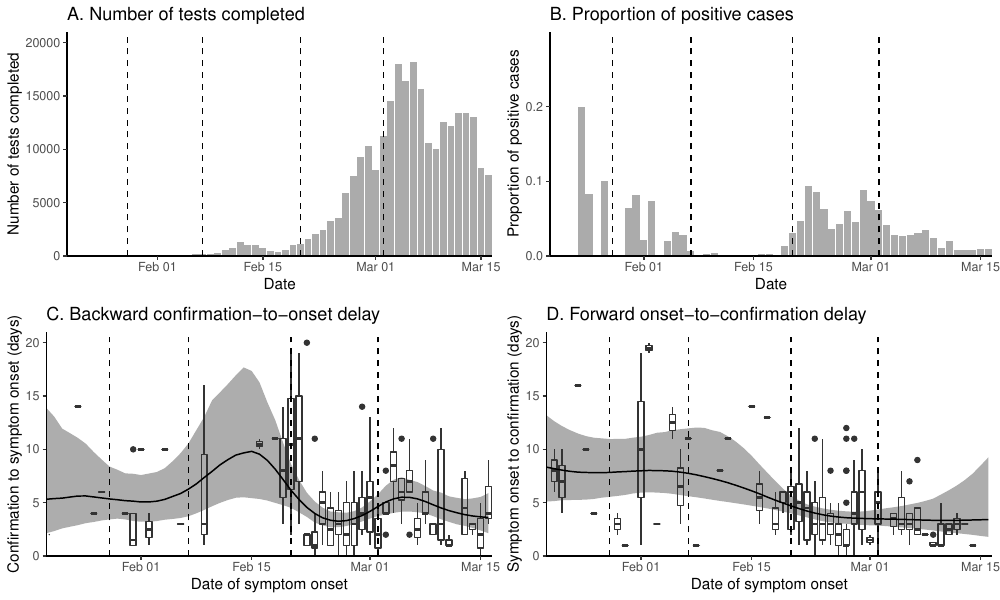

Recreate this plot in R.
library(brms)
library(dplyr)
library(tidyr)
library(readxl)
library(lubridate)
library(mgcv)
library(rstan)
library(gridExtra)
library(ggplot2); theme_set(theme_bw())
load("report_delay_censor.rda")
load("report_delay_backward.rda")

covid_test <- read_xlsx("data/COVID19-Korea-2020-03-16.xlsx", na="NA", sheet=2)

covid_test$negative[7] <- (covid_test$negative[6]+covid_test$negative[8])/2
covid_test$negative[13] <- (covid_test$negative[12]+covid_test$negative[14])/2

covid_line <- read_xlsx("data/COVID19-Korea-2020-03-13.xlsx", na="NA") %>%
  mutate(
    age=as.numeric(age),
    date_onset=as.Date(date_onset)
  )

casenum <- covid_line$case[!is.na(covid_line$case)]

covid_seoul <- read_xlsx("data/COVID19-Korea-Regional-2020-03-13.xlsx", sheet=1, na="NA") %>%
  mutate(
    date_onset=as.Date(date_onset)
  ) %>%
  filter(
    !(case %in% casenum)
  )

covid_chungnam <- read_xlsx("data/COVID19-Korea-Regional-2020-03-13.xlsx", sheet=2, na="NA") %>%
  mutate(
    date_onset=as.Date(date_onset)
  ) %>%
  filter(
    !(case %in% casenum)
  )

covid_busan <- read_xlsx("data/COVID19-Korea-Regional-2020-03-13.xlsx", sheet=3, na="NA") %>%
  mutate(
    date_onset=as.Date(date_onset)
  ) %>%
  filter(
    !(case %in% casenum)
  )

covid_gyeongnam <- read_xlsx("data/COVID19-Korea-Regional-2020-03-13.xlsx", sheet=4, na="NA") %>%
  mutate(
    date_onset=as.Date(date_onset)
  ) %>%
  filter(
    !(case %in% casenum)
  )

covid_all <- rbind(covid_line, covid_seoul, covid_chungnam, covid_busan, covid_gyeongnam)

covid_delay <- covid_all %>%
  filter(!is.na(date_onset)) %>%
  mutate(
    delay=yday(date_confirm)-yday(date_onset),
    day=yday(date_onset),
    day=day-min(day),
    absmax=yday(as.Date("2020-03-11"))-yday(date_onset)
  ) %>%
  filter(yday(date_confirm) <= yday(as.Date("2020-03-11")))

covid_delay2 <- covid_delay %>%
  group_by(date_onset) %>%
  summarize(
    mean=mean(delay),
    max=max(delay),
    min=min(delay),
    size=length(delay),
    absmax=yday(as.Date("2020-03-11"))-yday(unique(date_onset))
  ) 

## need to hack this to predict ugh
mm <- brm(delay~s(day),
          data=covid_delay,
          family=negbinomial,
          chains=1, iter=2)

covid_delay_fake <- data.frame(
  day=0:60,
  delay=1
)

ex <- extract_draws(mm, newdata=covid_delay_fake)

Xs <- ex$dpars$mu$sm$fe$Xs

Zs <- ex$dpars$mu$sm$re$sday$Zs[[1]]

ee <- rstan::extract(report_delay_censor)

# exp(Intercept + rep_vector(0, N) + Xs * bs + Zs_1_1 * s_1_1);

estmean <- sapply(1:length(ee$Intercept), function(i) {
  as.numeric(exp(ee$Intercept[i] + Xs * ee$bs[i] + Zs %*% ee$s_1_1[i,]))
})

estdata <- data.frame(
  date=seq.Date(from=as.Date("2020-01-10"), to=as.Date("2020-03-10"), by=1),
  median=apply(estmean, 1, median),
  lwr=apply(estmean, 1, quantile, 0.025),
  upr=apply(estmean, 1, quantile, 0.975)
)

covid_delay3 <- covid_all %>%
  filter(!is.na(date_onset), !is.na(date_confirm)) %>%
  mutate(
    date_confirm=as.Date(date_confirm),
    delay=yday(date_confirm)-yday(date_onset),
    day=yday(date_confirm),
    day=day-min(day)
  ) %>%
  filter(yday(date_confirm) <= yday(as.Date("2020-03-11")))

covid_delay_fake2 <- data.frame(
  day=covid_delay3$day[covid_delay3$date_confirm==as.Date("2020-01-20")]:56,
  delay=1
)

ex2 <- extract_draws(report_delay_backward, newdata=covid_delay_fake2)

Xs2 <- ex2$dpars$mu$sm$fe$Xs

Zs2 <- ex2$dpars$mu$sm$re$sday$Zs[[1]]

ee2 <- rstan::extract(report_delay_backward$fit)

estmean2 <- sapply(1:length(ee2$b_Intercept), function(i) {
  as.numeric(exp(ee2$b_Intercept[i] + Xs2 * ee2$bs[i] + Zs2 %*% ee2$s_1_1[i,]))
})

estdata2 <- data.frame(
  date=seq.Date(from=as.Date("2020-01-20"), to=as.Date("2020-03-16"), by=1),
  median=apply(estmean2, 1, median),
  lwr=apply(estmean2, 1, quantile, 0.025),
  upr=apply(estmean2, 1, quantile, 0.975)
)

covid_test2 <- covid_test %>%
  mutate(
    time_report=hour(time_report)
  ) %>%
  filter(is.na(time_report) | time_report != 16) %>%
  mutate(
    total=positive+negative
  ) %>%
  mutate(
    diff=diff(c(0, total)),
    diff2=diff(c(0, positive)),
    prop=diff2/diff
  )

g1 <- ggplot(covid_test2) +
  geom_bar(aes(as.Date(date_report), diff), stat="identity", alpha=0.5) +
  geom_vline(xintercept=as.Date("2020-01-28"), lty=2) +
  geom_vline(xintercept=as.Date("2020-02-07"), lty=2) +
  geom_vline(xintercept=as.Date("2020-02-20"), lty=2) +
  geom_vline(xintercept=as.Date("2020-03-02"), lty=2) +
  scale_y_continuous("Number of tests completed", limit=c(0, 21000), expand=c(0, 0)) +
  scale_x_date("Date", expand=c(0, 0), limits=c(as.Date("2020-01-20"), as.Date("2020-03-16"))+c(0, 0.5)) +
  coord_cartesian(clip = 'off') +
  ggtitle("A. Number of tests completed") +
  theme(
    panel.grid = element_blank(),
    panel.border = element_blank(),
    axis.line = element_line(),
    legend.position = c(0.87, 0.83)
  )

g2 <- ggplot(covid_test2) +
  geom_bar(aes(as.Date(date_report), prop), stat="identity", alpha=0.5) +
  geom_vline(xintercept=as.Date("2020-01-28"), lty=2) +
  geom_vline(xintercept=as.Date("2020-02-07"), lty=2) +
  geom_vline(xintercept=as.Date("2020-02-20"), lty=2) +
  geom_vline(xintercept=as.Date("2020-03-02"), lty=2) +
  scale_y_continuous("Proportion of positive cases", limit=c(0, 0.3), expand=c(0, 0)) +
  scale_x_date("Date", expand=c(0, 0), limits=c(as.Date("2020-01-20"), as.Date("2020-03-16"))+c(0, 0.5)) +
  coord_cartesian(clip = 'off') +
  ggtitle("B. Proportion of positive cases") +
  theme(
    panel.grid = element_blank(),
    panel.border = element_blank(),
    axis.line = element_line(),
    legend.position = c(0.87, 0.83)
  )

g3 <- ggplot(covid_delay3) +
  geom_boxplot(aes(date_confirm, delay, group=date_confirm)) +
  geom_ribbon(data=estdata2, aes(date, ymin=lwr, ymax=upr), alpha=0.4) +
  geom_line(data=estdata2, aes(date, median)) +
  geom_vline(xintercept=as.Date("2020-01-28"), lty=2) +
  geom_vline(xintercept=as.Date("2020-02-07"), lty=2) +
  geom_vline(xintercept=as.Date("2020-02-20"), lty=2) +
  geom_vline(xintercept=as.Date("2020-03-02"), lty=2) +
  #geom_vline(xintercept=as.Date("2020-02-18"), lty=2) +
  # annotate("text", x=as.Date("2020-01-20"), y=23.5, label="Imported cases introduced", angle=90) +
  # geom_vline(xintercept=as.Date("2020-01-19"), col="red", lwd=2) +
  scale_size_area("Number of samples", guide=FALSE, max_size=2) +
  scale_y_continuous("Confirmation to symptom onset (days)", limit=c(0, 21), expand=c(0, 0)) +
  scale_x_date("Date of symptom onset", expand=c(0, 0), limits=c(as.Date("2020-01-20"), as.Date("2020-03-16"))+c(0, 0.5)) +
  coord_cartesian(clip = 'off') +
  ggtitle("C. Backward confirmation-to-onset delay") +
  theme(
    panel.grid = element_blank(),
    panel.border = element_blank(),
    axis.line = element_line(),
    legend.position = c(0.87, 0.83)
  )

g4 <- ggplot(covid_delay) +
  geom_boxplot(aes(date_onset, delay, group=date_onset)) +
  geom_ribbon(data=estdata, aes(date, ymin=lwr, ymax=upr), alpha=0.4) +
  geom_line(data=estdata, aes(date, median)) +
  annotate("rect", xmin=as.Date("2020-01-10"), xmax=as.Date("2020-01-20"), ymin=-Inf, ymax=Inf, fill="orange", alpha=0.3) +
  geom_vline(xintercept=as.Date("2020-01-28"), lty=2) +
  geom_vline(xintercept=as.Date("2020-02-07"), lty=2) +
  geom_vline(xintercept=as.Date("2020-02-20"), lty=2) +
  geom_vline(xintercept=as.Date("2020-03-02"), lty=2) +
  # annotate("text", x=as.Date("2020-01-20"), y=23.5, label="Imported cases introduced", angle=90) +
  # geom_vline(xintercept=as.Date("2020-01-19"), col="red", lwd=2) +
  scale_size_area("Number of samples", guide=FALSE, max_size=2) +
  scale_y_continuous("Symptom onset to confirmation (days)", limit=c(0, 21), expand=c(0, 0)) +
  scale_x_date("Date of symptom onset", expand=c(0, 0), limits=c(as.Date("2020-01-20"), as.Date("2020-03-16"))+c(0, 0.5)) +
  coord_cartesian(clip = 'off') +
  ggtitle("D. Forward onset-to-confirmation delay") +
  theme(
    panel.grid = element_blank(),
    panel.border = element_blank(),
    axis.line = element_line(),
    legend.position = c(0.87, 0.83)
  )

gtot <- arrangeGrob(g1, g2, g3, g4, nrow=2)

ggsave("figure_report_delay.pdf", gtot, width=10, height=6)

save("estmean", file="pred_report_delay.rda")
